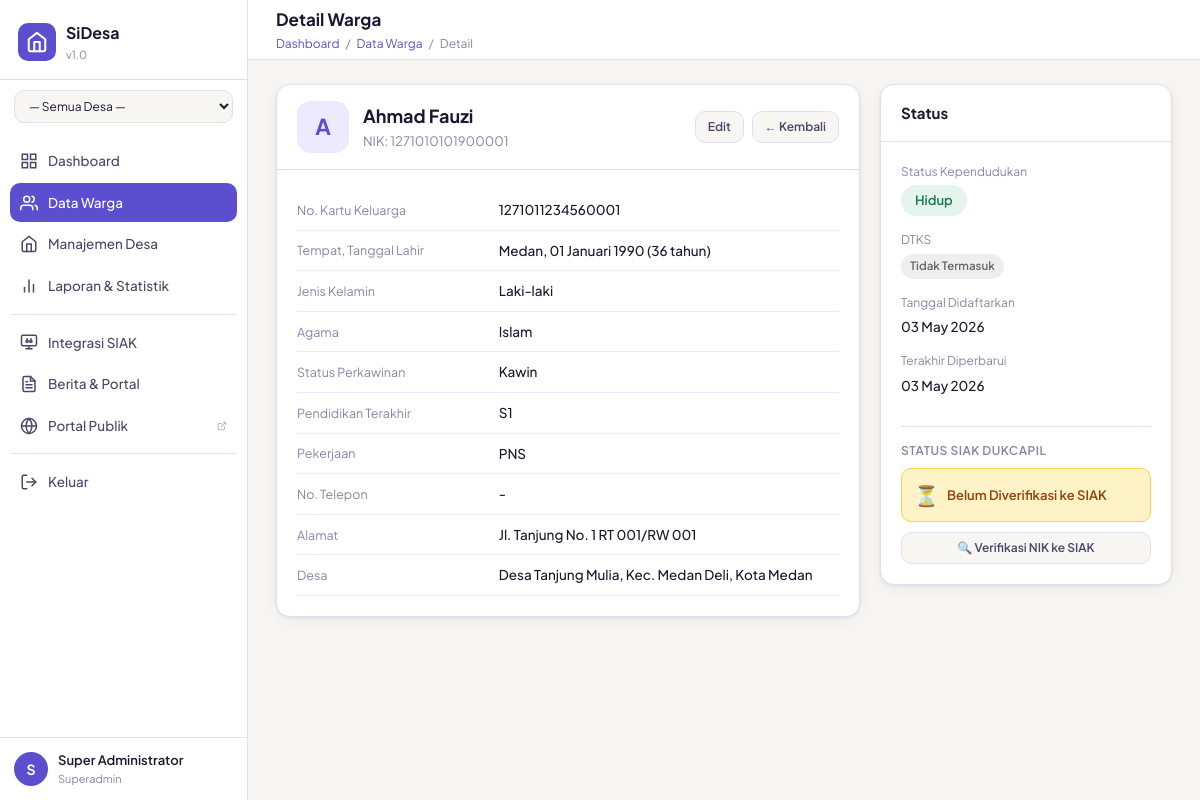
The app's page /modules/warga/detail.php?id=1 (signed in) with its own data.
### tables this page shows
CREATE TABLE IF NOT EXISTS warga (
    id              INT UNSIGNED AUTO_INCREMENT PRIMARY KEY,
    id_desa         INT UNSIGNED NOT NULL,
    nik             CHAR(16) NOT NULL UNIQUE COMMENT 'Nomor Induk Kependudukan 16 digit',
    no_kk           CHAR(16) NOT NULL COMMENT 'Nomor Kartu Keluarga',
    nama_lengkap    VARCHAR(150) NOT NULL,
    tempat_lahir    VARCHAR(100) NOT NULL,
    tanggal_lahir   DATE NOT NULL,
    jenis_kelamin   ENUM('L','P') NOT NULL COMMENT 'L=Laki-laki, P=Perempuan',
    agama           ENUM('Islam','Kristen Protestan','Kristen Katolik','Hindu','Budha','Konghucu','Lainnya') NOT NULL,
    status_kawin    ENUM('Belum Kawin','Kawin','Cerai Hidup','Cerai Mati') NOT NULL DEFAULT 'Belum Kawin',
    pendidikan      ENUM('Tidak/Belum Sekolah','SD/Sederajat','SMP/Sederajat','SMA/Sederajat','D1/D2/D3','S1','S2','S3') NOT NULL DEFAULT 'Tidak/Belum Sekolah',
    pekerjaan       VARCHAR(100),
    alamat          TEXT NOT NULL,
    rt              VARCHAR(5),
    rw              VARCHAR(5),
    no_telepon      VARCHAR(20),
    status_hidup    ENUM('Hidup','Meninggal','Pindah') NOT NULL DEFAULT 'Hidup',
    status_dtks     TINYINT(1) NOT NULL DEFAULT 0 COMMENT '1=termasuk Data Terpadu Kesejahteraan Sosial',
    foto            VARCHAR(255) COMMENT 'Path file foto KTP',
    created_at      TIMESTAMP NOT NULL DEFAULT CURRENT_TIMESTAMP,
    updated_at      TIMESTAMP NOT NULL DEFAULT CURRENT_TIMESTAMP ON UPDATE CURRENT_TIMESTAMP,
    FOREIGN KEY (id_desa) REFERENCES desa(id) ON DELETE RESTRICT ON UPDATE CASCADE,
    INDEX idx_desa (id_desa),
    INDEX idx_nik (nik),
    INDEX idx_kk (no_kk),
    INDEX idx_nama (nama_lengkap),
    INDEX idx_status (status_hidup)
);

### includes/config.php (called while the page is built, shortened)
<?php
function e(string $s): string {
    return htmlspecialchars($s, ENT_QUOTES, 'UTF-8');
}
function formatTanggal(string $tanggal, string $format = 'd F Y'): string {
    $bulan = [
        '01'=>'Januari','02'=>'Februari','03'=>'Maret','04'=>'April',
        '05'=>'Mei','06'=>'Juni','07'=>'Juli','08'=>'Agustus',
        '09'=>'September','10'=>'Oktober','11'=>'November','12'=>'Desember'
    ];
    $d = new DateTime($tanggal);
    if ($format === 'd F Y') {
        return $d->format('d') . ' ' . $bulan[$d->format('m')] . ' ' . $d->format('Y');
    }
    return $d->format($format);
}

### modules/warga/detail.php (the view, shortened to what this page needs)
<?php
$db  = getDB();
$id  = (int) ($_GET['id'] ?? 0);
$stmt = $db->prepare("SELECT w.*, d.nama_desa, d.kecamatan, d.kabupaten FROM warga w JOIN desa d ON w.id_desa=d.id WHERE w.id=?");
$stmt->execute([$id]);
$w = $stmt->fetch();
require_once __DIR__ . '/../../includes/header.php';
function row(string $label, string $value): void {
    echo '<tr>
        <td style="width:35%;font-size:12.5px;color:var(--text-3);padding:9px 0;border-bottom:1px solid var(--border-soft)">' . htmlspecialchars($label) . '</td>
        <td style="font-size:13.5px;padding:9px 0 9px 12px;border-bottom:1px solid var(--border-soft);font-weight:500">' . htmlspecialchars($value) . '</td>
    </tr>';
}
?>
<div style="display:flex;gap:20px;flex-wrap:wrap;align-items:flex-start">
    <div style="flex:2;min-width:280px">
        <div class="card mb-3">
            <div class="card-header">
                <div style="display:flex;align-items:center;gap:14px">
                    <div style="width:52px;height:52px;background:var(--brand-light);border-radius:14px;display:flex;align-items:center;justify-content:center;font-size:22px;font-weight:700;color:var(--brand)">
                        <?= strtoupper(substr($w['nama_lengkap'], 0, 1)) ?>
                    </div>
                    <div>
                        <div style="font-size:18px;font-weight:700"><?= e($w['nama_lengkap']) ?></div>
                        <div style="font-size:13px;color:var(--text-3)">NIK: <?= e($w['nik']) ?></div>
                    </div>
                </div>
                <div style="display:flex;gap:8px">
                    <a href="form.php?id=<?= $w['id'] ?>" class="btn btn-secondary btn-sm">Edit</a>
                    <a href="index.php" class="btn btn-secondary btn-sm">← Kembali</a>
                </div>
            </div>
            <div class="card-body">
                <table style="width:100%;border-collapse:collapse">
                    <?php
                    row('No. Kartu Keluarga',    $w['no_kk']);
                    ?>
                </table>
            </div>
        </div>
    </div>
    <div style="flex:1;min-width:240px">
        <div class="card mb-3">
            <div class="card-header"><span class="card-title">Status</span></div>
            <div class="card-body" style="display:flex;flex-direction:column;gap:14px">
                <div>
                    <div style="font-size:12px;color:var(--text-3);margin-bottom:4px">Status Kependudukan</div>
                    <?php $sc = ['Hidup'=>'badge-green','Meninggal'=>'badge-red','Pindah'=>'badge-amber']; ?>
                    <span class="badge <?= $sc[$w['status_hidup']] ?? 'badge-gray' ?>" style="font-size:13px;padding:5px 14px"><?= e($w['status_hidup']) ?></span>
                </div>
                <div>
                    <div style="font-size:12px;color:var(--text-3);margin-bottom:4px">DTKS</div>
                    <span class="badge <?= $w['status_dtks'] ? 'badge-red' : 'badge-gray' ?>"><?= $w['status_dtks'] ? 'Termasuk DTKS' : 'Tidak Termasuk' ?></span>
                </div>
                <div>
                    <div style="font-size:12px;color:var(--text-3);margin-bottom:4px">Tanggal Didaftarkan</div>
                    <div style="font-size:13.5px;font-weight:500"><?= formatTanggal($w['created_at'], 'd M Y') ?></div>
                </div>
                <div>
                    <div style="font-size:12px;color:var(--text-3);margin-bottom:4px">Terakhir Diperbarui</div>
                    <div style="font-size:13.5px;font-weight:500"><?= formatTanggal($w['updated_at'], 'd M Y') ?></div>
                </div>
                <div style="margin-top:16px;padding-top:14px;border-top:1px solid var(--border)">
                    <div style="font-size:12px;color:var(--text-3);margin-bottom:8px;font-weight:600;letter-spacing:.04em;text-transform:uppercase">Status SIAK Dukcapil</div>
                    <?php if ($w['siak_verified'] ?? false): ?>
                    <div style="display:flex;align-items:center;gap:8px;padding:10px 12px;background:#d1fae5;border-radius:var(--radius);border:1px solid #6ee7b7">
                        <span style="font-size:20px">✅</span>
                        <div>
                            <div style="font-size:13px;font-weight:700;color:#065f46">NIK Terverifikasi</div>
                            <?php if (!empty($w['siak_verified_at'])): ?>
                            <div style="font-size:11.5px;color:#047857"><?= formatTanggal($w['siak_verified_at'], 'd M Y H:i') ?> WIB</div>
                            <?php endif; ?>
                        </div>
                    </div>
                    <?php else: ?>
                    <div style="display:flex;align-items:center;gap:8px;padding:10px 12px;background:#fef3c7;border-radius:var(--radius);border:1px solid #fcd34d;margin-bottom:10px">
                        <span style="font-size:20px">⏳</span>
                        <div style="font-size:13px;font-weight:600;color:#92400e">Belum Diverifikasi ke SIAK</div>
                    </div>
                    <a href="<?= APP_URL ?>/modules/siak/verifikasi_nik.php?nik=<?= urlencode($w['nik']) ?>"
                       class="btn btn-secondary btn-sm" style="width:100%;justify-content:center">
                        🔍 Verifikasi NIK ke SIAK
                    </a>
                    <?php endif; ?>
                </div>
            </div>
        </div>
    </div>
</div>
<?php require_once __DIR__ . '/../../includes/footer.php'; ?>

### assets/css/style.css (style rules this page uses)
:root { --bg: #F7F6F3; --surface: #FFFFFF; --surface-2: #F1EFF9; --border: #E2DFF5; --border-soft: #EDE9FF; --text-1: #1A1830; --text-2: #4A4769; --text-3: #8884A8; --brand: #5B4FCF; --brand-dark: #3D35A8; --brand-light: #EDE9FF; --brand-glow: rgba(91,79,207,0.12); --teal: #0D9B8A; --teal-light: #E0F5F2; --amber: #C4731A; --amber-light: #FEF3E2; --red: #C0392B; --red-light: #FDECEA; --green: #1A7A4A; --green-light: #E3F5EC; --sidebar-w: 248px; --radius: 10px; --radius-lg: 14px; --shadow: 0 1px 3px rgba(30,20,80,0.08), 0 4px 16px rgba(30,20,80,0.05); --shadow-md: 0 4px 12px rgba(30,20,80,0.12), 0 1px 3px rgba(30,20,80,0.08); }
*, *::before, *::after { box-sizing: border-box; margin: 0; padding: 0; }
body { font-family: 'Plus Jakarta Sans', sans-serif; background: var(--bg); color: var(--text-1); font-size: 14px; line-height: 1.6; display: flex; min-height: 100vh; }
.card { background: var(--surface); border: 1px solid var(--border); border-radius: var(--radius-lg); box-shadow: var(--shadow); }
.card-header { padding: 16px 20px; border-bottom: 1px solid var(--border); display: flex; align-items: center; justify-content: space-between; gap: 12px; }
.card-title { font-size: 15px; font-weight: 700; color: var(--text-1); }
.card-body { padding: 20px; }
.badge { display: inline-flex; align-items: center; padding: 3px 9px; border-radius: 20px; font-size: 11.5px; font-weight: 600; }
.badge-green { background: var(--green-light); color: var(--green); }
.badge-gray { background: #EEE; color: #666; }
.btn { display: inline-flex; align-items: center; justify-content: center; gap: 7px; padding: 9px 18px; border-radius: var(--radius); font-family: inherit; font-size: 13.5px; font-weight: 600; cursor: pointer; transition: background 0.15s, box-shadow 0.15s, transform 0.1s; border: none; text-decoration: none; white-space: nowrap; }
.btn-secondary { background: var(--bg); color: var(--text-2); border: 1px solid var(--border); }
.btn-sm { padding: 5px 12px; font-size: 12px; }
.mb-3 { margin-bottom: 24px; }

### records on screen
warga: nama_lengkap "A", nama_lengkap "Ahmad Fauzi", nik "1271010101900001", no_kk "1271011234560001 Islam Kawin S1 PNS", status_hidup "Hidup", created_at "03 May 2026", updated_at "03 May 2026"

### other values on screen
substr($_SESSION['nama_lengkap'] ?? 'U', 0, 1) "S"
$_SESSION['nama_lengkap'] "Super Administrator"
str_replace('_', ' ', $_SESSION['peran'] ?? '') "Superadmin"
$pageTitle "Detail Warga"
$label "Dashboard"
$label "Data Warga"
$label "Detail"
$label "No. Kartu Keluarga Tempat, Tanggal Lahir Jenis Kelamin Agama Status Perkawinan Pendidikan Terakhir Pekerjaan No. Telepon Alamat Desa"
$value "Medan, 01 Januari 1990 (36 tahun) Laki-laki - Jl. Tanjung No. 1 RT 001/RW 001 Desa Tanjung Mulia, Kec. Medan Deli, Kota Medan"
